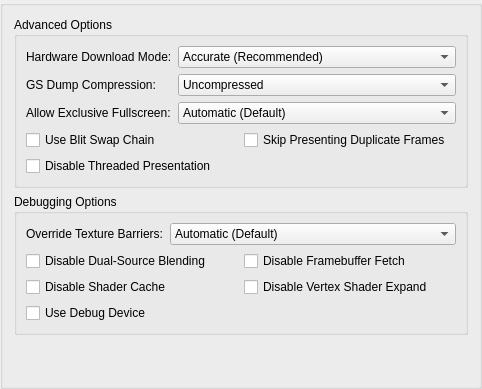
     <widget class="QGroupBox" name="advancedTab">
      <attribute name="title">
       <string extracomment="Advanced here refers to the advanced graphics options.">Advanced</string>
      </attribute>
      <layout class="QVBoxLayout" name="verticalLayout_2">
       <item>
        <widget class="QGroupBox" name="advancedOptions">
         <property name="title">
          <string>Advanced Options</string>
         </property>
         <layout class="QFormLayout" name="advancedOptionsFormLayout">
          <item row="0" column="0">
           <widget class="QLabel" name="label_42">
            <property name="text">
             <string>Hardware Download Mode:</string>
            </property>
           </widget>
          </item>
          <item row="0" column="1">
           <widget class="QComboBox" name="gsDownloadMode">
            <item>
             <property name="text">
              <string>Accurate (Recommended)</string>
             </property>
            </item>
            <item>
             <property name="text">
              <string>Disable Readbacks (Synchronize GS Thread)</string>
             </property>
            </item>
            <item>
             <property name="text">
              <string>Unsynchronized (Non-Deterministic)</string>
             </property>
            </item>
            <item>
             <property name="text">
              <string>Disabled (Ignore Transfers)</string>
             </property>
            </item>
           </widget>
          </item>
          <item row="1" column="0">
           <widget class="QLabel" name="label_34">
            <property name="text">
             <string>GS Dump Compression:</string>
            </property>
           </widget>
          </item>
          <item row="1" column="1">
           <widget class="QComboBox" name="gsDumpCompression">
            <item>
             <property name="text">
              <string>Uncompressed</string>
             </property>
            </item>
            <item>
             <property name="text">
              <string>LZMA (xz)</string>
             </property>
            </item>
            <item>
             <property name="text">
              <string>Zstandard (zst)</string>
             </property>
            </item>
           </widget>
          </item>
          <item row="3" column="0" colspan="2">
           <layout class="QGridLayout" name="gridLayout_9">
            <item row="0" column="1">
             <widget class="QCheckBox" name="skipPresentingDuplicateFrames">
              <property name="text">
               <string>Skip Presenting Duplicate Frames</string>
              </property>
             </widget>
            </item>
            <item row="0" column="0">
             <widget class="QCheckBox" name="useBlitSwapChain">
              <property name="text">
               <string extracomment="Blit = a data operation. You might want to write it as-is, but fully uppercased. More information: https://en.wikipedia.org/wiki/Bit_blit \nSwap chain: see Microsoft's Terminology Portal.">Use Blit Swap Chain</string>
              </property>
             </widget>
            </item>
            <item row="1" column="0">
             <widget class="QCheckBox" name="threadedPresentation">
              <property name="text">
               <string>Disable Threaded Presentation</string>
              </property>
             </widget>
            </item>
           </layout>
          </item>
          <item row="2" column="0">
           <widget class="QLabel" name="label_48">
            <property name="text">
             <string>Allow Exclusive Fullscreen:</string>
            </property>
           </widget>
          </item>
          <item row="2" column="1">
           <widget class="QComboBox" name="exclusiveFullscreenControl">
            <item>
             <property name="text">
              <string>Automatic (Default)</string>
             </property>
            </item>
            <item>
             <property name="text">
              <string>Disallowed</string>
             </property>
            </item>
            <item>
             <property name="text">
              <string>Allowed</string>
             </property>
            </item>
           </widget>
          </item>
         </layout>
        </widget>
       </item>
       <item>
        <widget class="QGroupBox" name="debuggingOptions">
         <property name="title">
          <string>Debugging Options</string>
         </property>
         <layout class="QFormLayout" name="debuggingOptionsFormLayout">
          <item row="0" column="0">
           <widget class="QLabel" name="label_19">
            <property name="text">
             <string>Override Texture Barriers:</string>
            </property>
           </widget>
          </item>
          <item row="0" column="1">
           <widget class="QComboBox" name="overrideTextureBarriers">
            <item>
             <property name="text">
              <string>Automatic (Default)</string>
             </property>
            </item>
            <item>
             <property name="text">
              <string>Force Disabled</string>
             </property>
            </item>
            <item>
             <property name="text">
              <string>Force Enabled</string>
             </property>
            </item>
           </widget>
          </item>
          <item row="2" column="0" colspan="2">
           <layout class="QGridLayout" name="gridLayout_7">
            <item row="0" column="1">
             <widget class="QCheckBox" name="disableFramebufferFetch">
              <property name="text">
               <string>Disable Framebuffer Fetch</string>
              </property>
             </widget>
            </item>
            <item row="0" column="0">
             <widget class="QCheckBox" name="disableDualSource">
              <property name="text">
               <string>Disable Dual-Source Blending</string>
              </property>
             </widget>
            </item>
            <item row="1" column="0">
             <widget class="QCheckBox" name="disableShaderCache">
              <property name="text">
               <string>Disable Shader Cache</string>
              </property>
             </widget>
            </item>
            <item row="2" column="0">
             <widget class="QCheckBox" name="useDebugDevice">
              <property name="text">
               <string>Use Debug Device</string>
              </property>
             </widget>
            </item>
            <item row="1" column="1">
             <widget class="QCheckBox" name="disableVertexShaderExpand">
              <property name="text">
               <string>Disable Vertex Shader Expand</string>
              </property>
             </widget>
            </item>
           </layout>
          </item>
         </layout>
        </widget>
       </item>
       <item>
        <spacer name="verticalSpacer_2">
         <property name="orientation">
          <enum>Qt::Vertical</enum>
         </property>
         <property name="sizeHint" stdset="0">
          <size>
           <width>20</width>
           <height>40</height>
          </size>
         </property>
        </spacer>
       </item>
      </layout>
     </widget>
